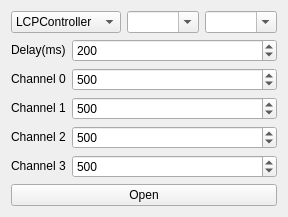
              <widget class="QWidget" name="page_5">
               <property name="geometry">
                <rect>
                 <x>0</x>
                 <y>0</y>
                 <width>264</width>
                 <height>204</height>
                </rect>
               </property>
               <attribute name="label">
                <string>Light</string>
               </attribute>
               <layout class="QGridLayout" name="gridLayout_9">
                <item row="0" column="0" colspan="2">
                 <widget class="QComboBox" name="combo_box_light_controller">
                  <property name="sizePolicy">
                   <sizepolicy hsizetype="Expanding" vsizetype="Fixed">
                    <horstretch>0</horstretch>
                    <verstretch>0</verstretch>
                   </sizepolicy>
                  </property>
                  <item>
                   <property name="text">
                    <string>LCPController</string>
                   </property>
                  </item>
                  <item>
                   <property name="text">
                    <string>DCPController</string>
                   </property>
                  </item>
                 </widget>
                </item>
                <item row="2" column="0">
                 <widget class="QLabel" name="label_18">
                  <property name="sizePolicy">
                   <sizepolicy hsizetype="Fixed" vsizetype="Fixed">
                    <horstretch>0</horstretch>
                    <verstretch>0</verstretch>
                   </sizepolicy>
                  </property>
                  <property name="text">
                   <string>Channel 0</string>
                  </property>
                 </widget>
                </item>
                <item row="6" column="0" colspan="5">
                 <widget class="QPushButton" name="but_open_light">
                  <property name="text">
                   <string>Open</string>
                  </property>
                 </widget>
                </item>
                <item row="1" column="0">
                 <widget class="QLabel" name="label_17">
                  <property name="sizePolicy">
                   <sizepolicy hsizetype="Fixed" vsizetype="Fixed">
                    <horstretch>0</horstretch>
                    <verstretch>0</verstretch>
                   </sizepolicy>
                  </property>
                  <property name="text">
                   <string>Delay(ms)</string>
                  </property>
                 </widget>
                </item>
                <item row="1" column="1" colspan="4">
                 <widget class="QSpinBox" name="spin_box_delay_controller">
                  <property name="minimum">
                   <number>50</number>
                  </property>
                  <property name="maximum">
                   <number>1000</number>
                  </property>
                  <property name="value">
                   <number>200</number>
                  </property>
                 </widget>
                </item>
                <item row="0" column="2">
                 <widget class="QComboBox" name="combo_box_com_controller_light">
                  <property name="sizePolicy">
                   <sizepolicy hsizetype="Minimum" vsizetype="Fixed">
                    <horstretch>0</horstretch>
                    <verstretch>0</verstretch>
                   </sizepolicy>
                  </property>
                  <property name="editable">
                   <bool>true</bool>
                  </property>
                 </widget>
                </item>
                <item row="0" column="3" colspan="2">
                 <widget class="QComboBox" name="combo_box_baudrate_controller_light">
                  <property name="sizePolicy">
                   <sizepolicy hsizetype="Preferred" vsizetype="Fixed">
                    <horstretch>0</horstretch>
                    <verstretch>0</verstretch>
                   </sizepolicy>
                  </property>
                  <property name="editable">
                   <bool>true</bool>
                  </property>
                 </widget>
                </item>
                <item row="5" column="0">
                 <widget class="QLabel" name="label_21">
                  <property name="sizePolicy">
                   <sizepolicy hsizetype="Fixed" vsizetype="Fixed">
                    <horstretch>0</horstretch>
                    <verstretch>0</verstretch>
                   </sizepolicy>
                  </property>
                  <property name="text">
                   <string>Channel 3</string>
                  </property>
                 </widget>
                </item>
                <item row="5" column="1" colspan="4">
                 <widget class="QSpinBox" name="spin_box_channel_value_3">
                  <property name="maximum">
                   <number>1000</number>
                  </property>
                  <property name="value">
                   <number>500</number>
                  </property>
                 </widget>
                </item>
                <item row="3" column="1" colspan="4">
                 <widget class="QSpinBox" name="spin_box_channel_value_1">
                  <property name="maximum">
                   <number>1000</number>
                  </property>
                  <property name="value">
                   <number>500</number>
                  </property>
                 </widget>
                </item>
                <item row="3" column="0">
                 <widget class="QLabel" name="label_19">
                  <property name="sizePolicy">
                   <sizepolicy hsizetype="Fixed" vsizetype="Fixed">
                    <horstretch>0</horstretch>
                    <verstretch>0</verstretch>
                   </sizepolicy>
                  </property>
                  <property name="text">
                   <string>Channel 1</string>
                  </property>
                 </widget>
                </item>
                <item row="2" column="1" colspan="4">
                 <widget class="QSpinBox" name="spin_box_channel_value_0">
                  <property name="maximum">
                   <number>1000</number>
                  </property>
                  <property name="value">
                   <number>500</number>
                  </property>
                 </widget>
                </item>
                <item row="4" column="1" colspan="4">
                 <widget class="QSpinBox" name="spin_box_channel_value_2">
                  <property name="maximum">
                   <number>1000</number>
                  </property>
                  <property name="value">
                   <number>500</number>
                  </property>
                 </widget>
                </item>
                <item row="4" column="0">
                 <widget class="QLabel" name="label_20">
                  <property name="sizePolicy">
                   <sizepolicy hsizetype="Fixed" vsizetype="Fixed">
                    <horstretch>0</horstretch>
                    <verstretch>0</verstretch>
                   </sizepolicy>
                  </property>
                  <property name="text">
                   <string>Channel 2</string>
                  </property>
                 </widget>
                </item>
               </layout>
              </widget>
